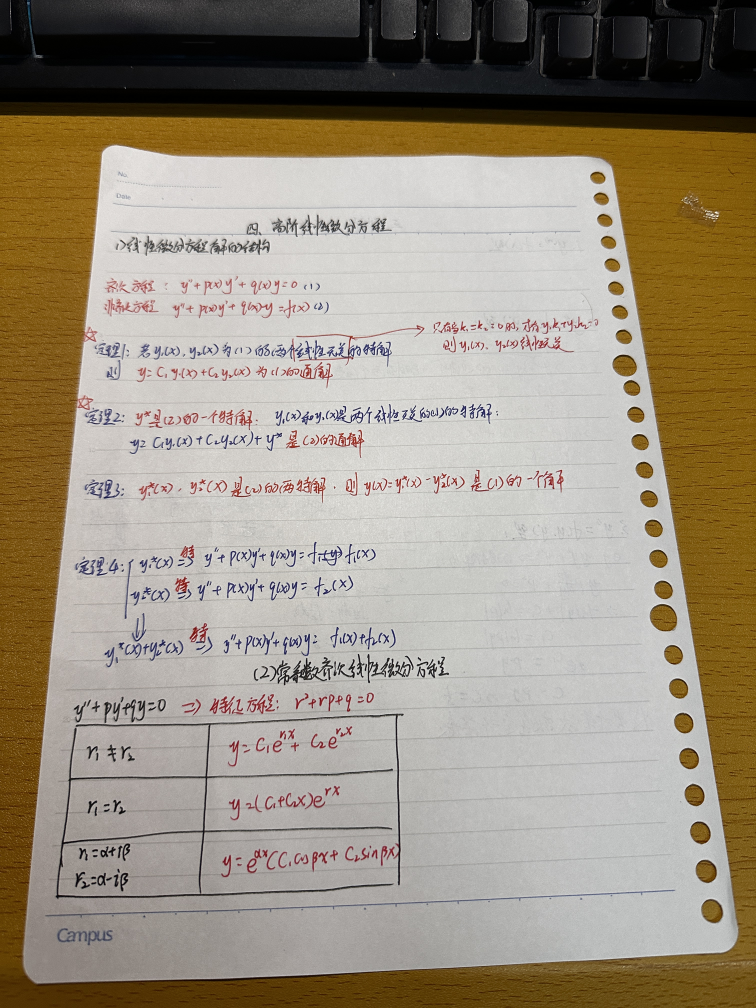
#> input picture label5/src/paper.jpg, 3024 x 4032 px (shown at 1/4 size)
$ python main.py
#> lines starting #> are read from the running program, lines starting #| are printed output that depends on the picture; after the words box and inside, x2 and y2 are one past the last pixel; in counts of white or black regions, pixels touching at a corner belong together
import cv2
import numpy as np
import matplotlib.pyplot as plt


img_size = 500
test_img = np.ones((img_size, img_size, 3), dtype=np.uint8) * 255  # 白色背景

# 画矩形
cv2.rectangle(test_img, (100,100), (400,400), (0,0,0), 2)
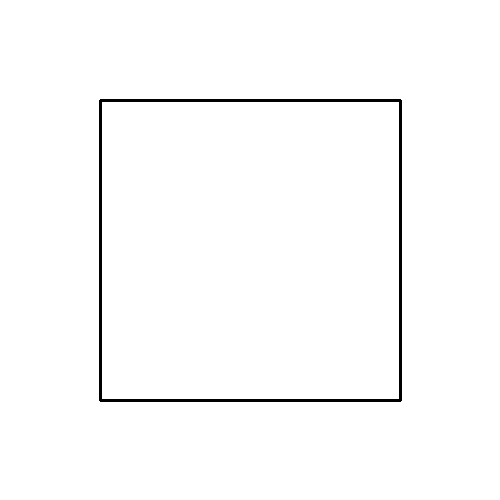
#> test_img: shape (500, 500, 3); 98.6% white; 1 black region, box (x1, y1, x2, y2) and area: (99, 99, 402, 402) 3596
# 画圆
cv2.circle(test_img, (250,250), 100, (255,0,0), 2)
# 画平行线（水平2条）
cv2.line(test_img, (120,150), (380,150), (0,255,0), 2)
cv2.line(test_img, (120,200), (380,200), (0,255,0), 2)
# 画垂直线（垂直2条，和上面水平线垂直）
cv2.line(test_img, (150,120), (150,380), (0,0,255), 2)
cv2.line(test_img, (350,120), (350,380), (0,0,255), 2)
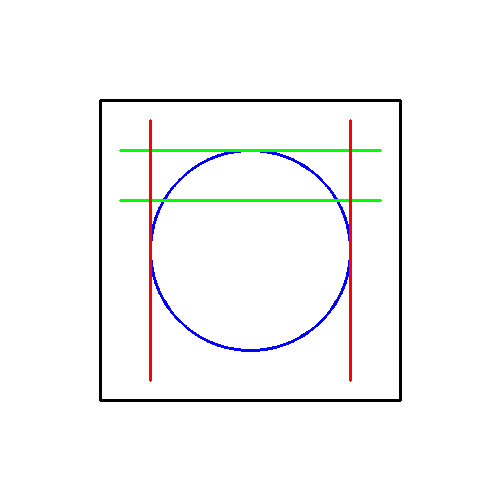
#> test_img: shape (500, 500, 3); mean of channels 0, 1, 2 248.2, 248.2, 248.2; drawn as B, G, R

print("✅ 自制测试图完成：包含矩形、圆、平行线、垂直线")


h, w = test_img.shape[:2]
#> h = 500; w = 500
center = (w//2, h//2)
#> center = (250, 250)


angle = 30
scale = 0.8
rad = np.radians(angle)
# 相似变换：旋转+缩放+平移
similar_mat = np.array([
    [scale*np.cos(rad), -scale*np.sin(rad), 50],  # x平移50
    [scale*np.sin(rad), scale*np.cos(rad), 30]   # y平移30
], dtype=np.float32)

# 仿射变换：剪切+缩放+平移
affine_mat = np.array([
    [0.8, 0.2, 40],   # 水平剪切
    [0.1, 0.7, 20]
], dtype=np.float32)

# 透视变换：更复杂的变换，保持直线但不保持平行和垂直
perspective_mat = np.array([
    [1.0, 0.2, 0],
    [0.1, 1.1, 0],
    [0.0012, 0.0008, 1.0]
], dtype=np.float32)


img_similar = cv2.warpAffine(test_img, similar_mat, (w,h))
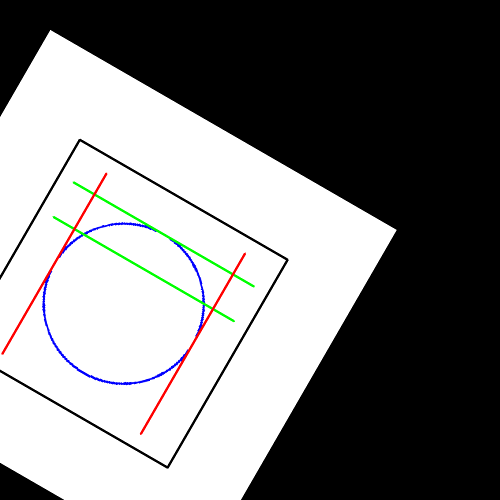
#> img_similar: shape (500, 500, 3); mean of channels 0, 1, 2 125.9, 125.9, 125.9; drawn as B, G, R
img_affine  = cv2.warpAffine(test_img, affine_mat, (w,h))
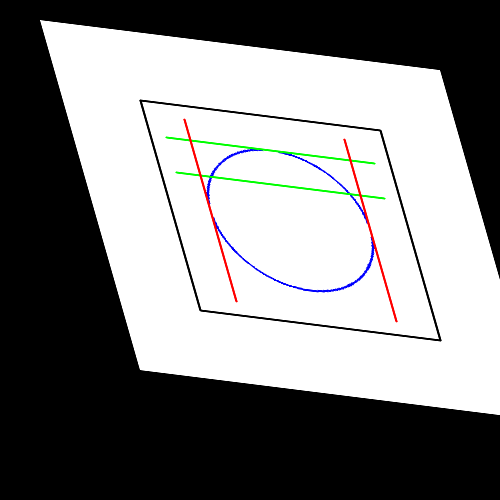
#> img_affine: shape (500, 500, 3); mean of channels 0, 1, 2 131.2, 131.3, 131.3; drawn as B, G, R
img_perspective = cv2.warpPerspective(test_img, perspective_mat, (w,h))
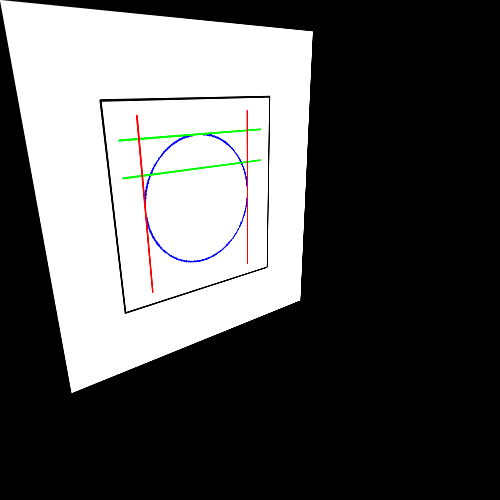
#> img_perspective: shape (500, 500, 3); mean of channels 0, 1, 2 90.1, 90.1, 90.1; drawn as B, G, R


import os

# 自动获取当前代码所在的文件夹（解决VSCode路径错误）
current_dir = os.path.dirname(os.path.abspath(__file__))
img_path = os.path.join(current_dir, "paper.jpg")

print("正在读取图片：", img_path)  # 你会看到正确路径

try:
    # 用正确路径读取图片，Linux/Windows/Mac 都通用
    src_img = cv2.imread(img_path)
#> src_img is the input picture: shape (4032, 3024, 3); mean B, G, R 126.8, 143.9, 154.4

    if src_img is None:
        print("\n❌ 读取失败！请确认：")
        print("1. 图片名字必须是：paper.jpg")
        print("2. 图片必须和这个 .py 文件在同一个文件夹")
        print("3. 后缀不是 .jpeg / .png，必须是 .jpg")
        exit()

    # 坐标修复（必须 4个点，每个点两个数字）
    src_points = np.float32([
        [423,598],
        [2423,651],
        [2934,3772],
        [110, 3887]
    ])
    dst_w, dst_h = 800, 1136  # B5标准比例 176:250
    dst_points = np.float32([[0,0], [dst_w,0], [dst_w,dst_h], [0,dst_h]])

    warp_mat = cv2.getPerspectiveTransform(src_points, dst_points)
    correct_img = cv2.warpPerspective(src_img, warp_mat, (dst_w, dst_h))
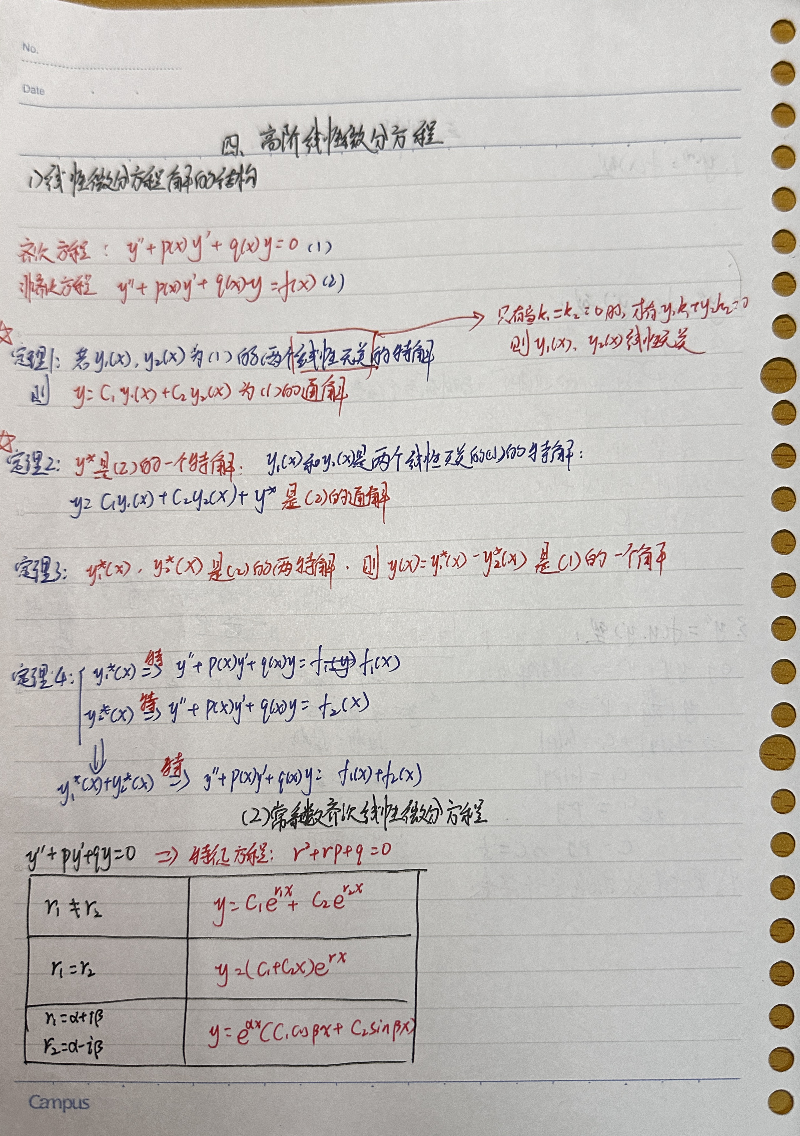
#> correct_img: shape (1136, 800, 3); mean B, G, R 186.8, 190.3, 194.1

    save_path = os.path.join(current_dir, "paper_correct.jpg")
    cv2.imwrite(save_path, correct_img)

    print("\n✅ 成功！校正后的图片已保存！")

except Exception as e:
    print("\n⚠️ 错误信息：", e)


plt.figure(figsize=(16,9)) # 和你现在窗口大小一致

plt.subplot(2,3,1)
plt.imshow(test_img)
plt.title("原始测试图")

plt.subplot(2,3,2)
plt.imshow(img_similar)
plt.title("相似变换")

plt.subplot(2,3,3)
plt.imshow(img_affine)
plt.title("仿射变换")

plt.subplot(2,3,4)
plt.imshow(img_perspective)
plt.title("透视变换")

plt.tight_layout()
plt.show()
